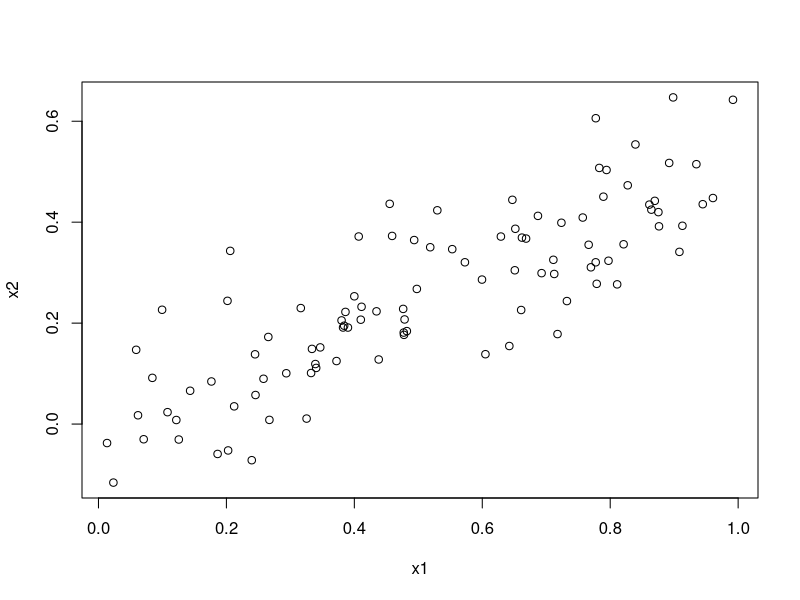
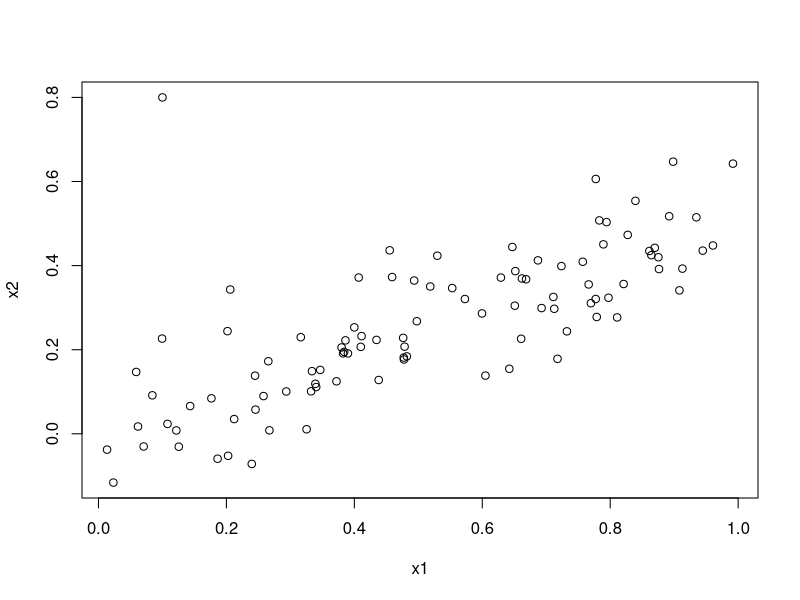
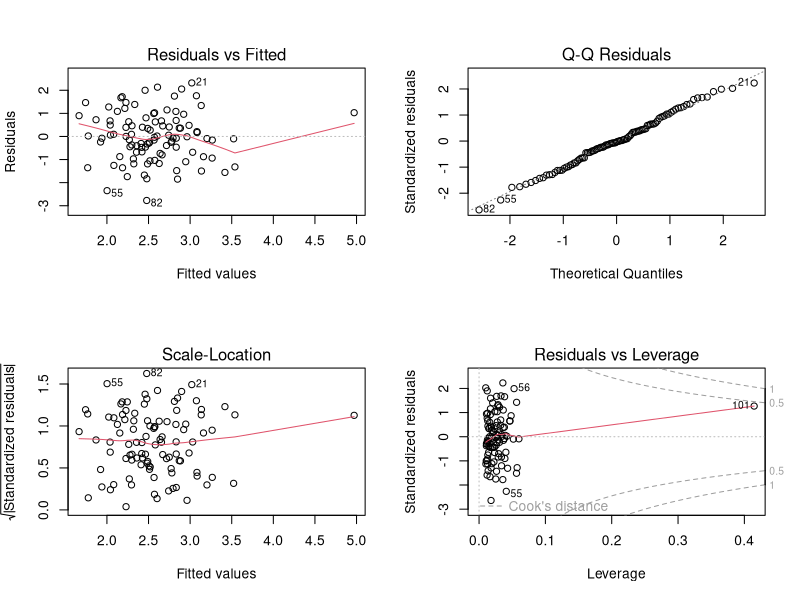
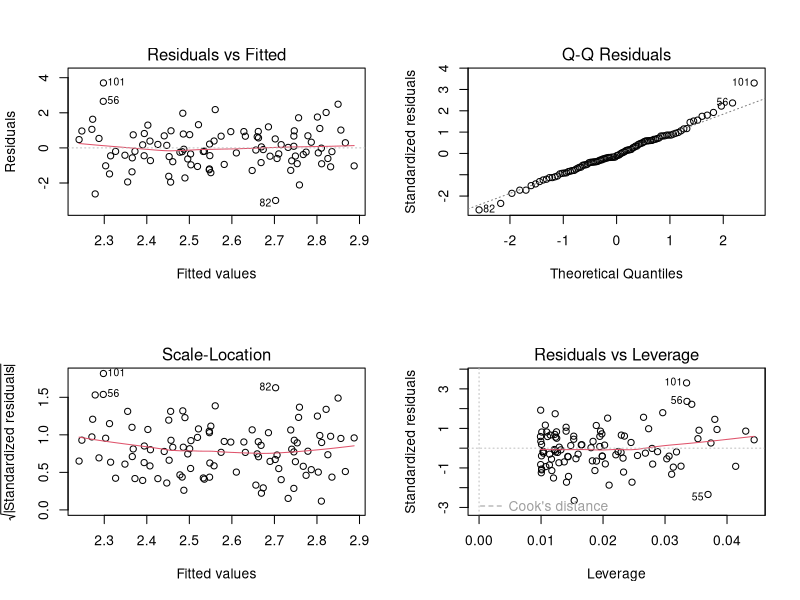
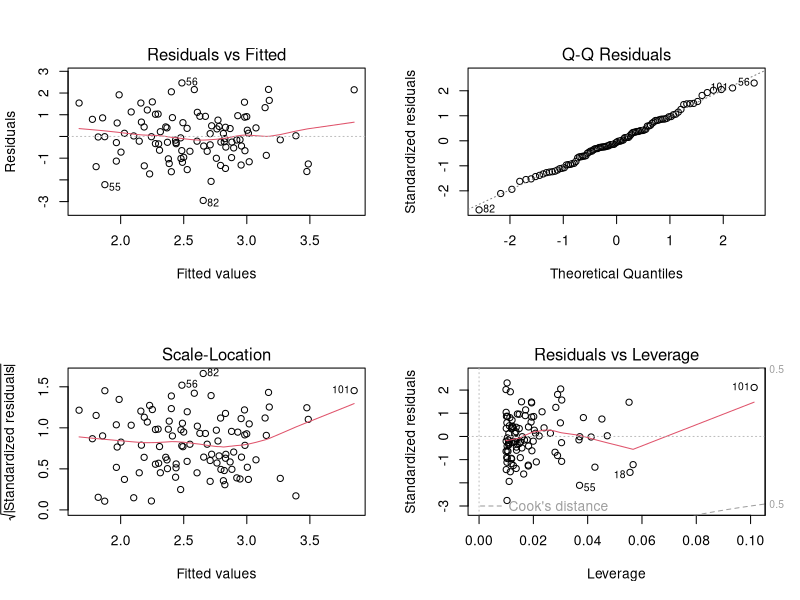

These charts were generated, in order, by the following R code:
## ---- chunk 1
knitr::opts_chunk$set(echo = TRUE)
## ---- chunk 2
set.seed(1)
x1 <- runif(100)
x2 <- 0.5 * x1 + rnorm(100) / 10
y <- 2 + 2 * x2 + rnorm(100)
## ---- chunk 3
cor(x1, x2)
## ---- chunk 4
plot(x1, x2)
## ---- chunk 5
lm.fit <- lm(y ~ x1 + x2)
summary(lm.fit)
## ---- chunk 6
lm.fit.x1<- lm(y ~ x1)
summary(lm.fit.x1)
## ---- chunk 7
lm.fit.x2 <- lm(y ~ x2)
summary(lm.fit.x2)
## ---- chunk 8
x1 <- c(x1, 0.1)
x2 <- c(x2, 0.8)
y <- c(y, 6)
## ---- chunk 9
cor(x1, x2)
plot(x1, x2)
## ---- chunk 10
lm.fit2 <- lm(y ~ x1 + x2)
summary(lm.fit2)
par(mfrow = c(2, 2))
plot(lm.fit2)
## ---- chunk 11
lm.fit3 <- lm(y ~ x1)
summary(lm.fit3)
par(mfrow = c(2, 2))
plot(lm.fit3)
## ---- chunk 12
lm.fit4 <- lm(y ~ x2)
summary(lm.fit4)
par(mfrow = c(2, 2))
plot(lm.fit4)
## ---- chunk 13
library(car)
## ---- chunk 14
vif(lm.fit)
## ---- chunk 15
vif(lm.fit2)
## ---- chunk 16
0.37/1.37
## ---- chunk 17
0.16/0.84
## ---- chunk 18
exp(-0.5)/(1 + exp(-0.5))
## ---- chunk 19
(log(1) + 2.5)/0.05
